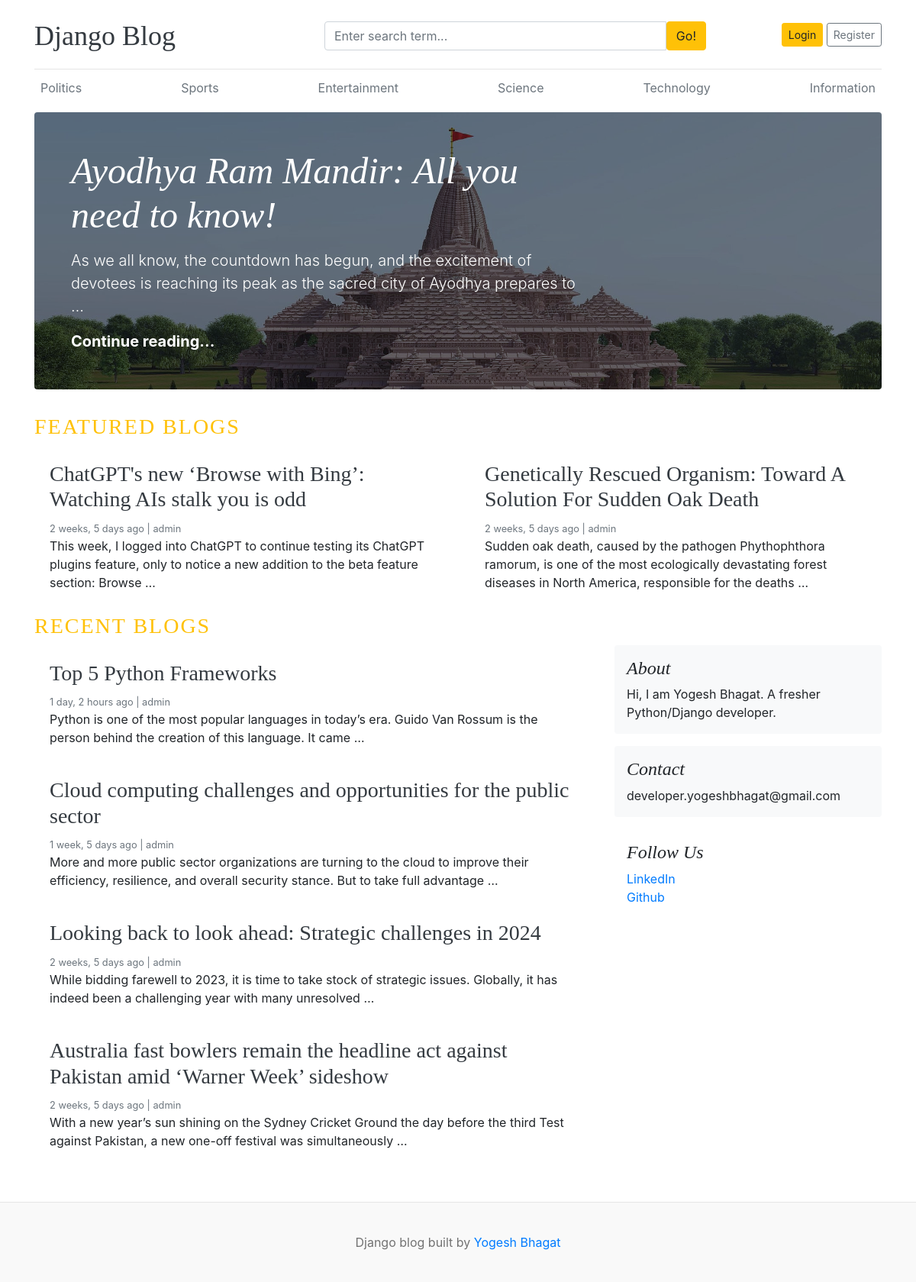
The page / on the database its author committed.
### blogs/models.py (models this page shows, shortened)
class Category(models.Model):
    category_name = models.CharField(max_length=50)
    created_at = models.DateTimeField(auto_now_add=True)
    updated_at = models.DateTimeField(auto_now = True)
    class Meta:
        verbose_name_plural = 'Categories'

class Blog(models.Model):
    title = models.CharField(max_length=100)
    slug = models.SlugField(max_length=150, unique=True, blank=True)
    category = models.ForeignKey(Category, on_delete=models.CASCADE)
    author = models.ForeignKey(User, on_delete=models.CASCADE)
    image = models.ImageField(upload_to='uploads/%Y/%m/%d')
    short_description = models.TextField(max_length=500)
    blog_body = models.TextField(max_length=5000)
    status = models.CharField(max_length=20, choices=STATUS_CHOICES, default='Draft')
    is_featured = models.BooleanField(default=False)
    created_at = models.DateTimeField(auto_now_add=True)
    updated_at = models.DateTimeField(auto_now=True)

### side_data/models.py (models this page shows, shortened)
class OtherInfo(models.Model):
    title = models.CharField(max_length=100)
    description = models.TextField(max_length=1000)
    created_at = models.DateTimeField(auto_now_add=True)
    updated_at = models.DateTimeField(auto_now=True)

class SocialLink(models.Model):
    title = models.CharField(max_length=100)
    link = models.URLField()
    created_at = models.DateTimeField(auto_now_add=True)
    updated_at = models.DateTimeField(auto_now=True)

### blog_main/views.py (the view)
# urls.py: path('', views.home, name='home'),
def home(request):
    categories = Category.objects.all()
    featured_blogs = Blog.objects.filter(is_featured=True, status='Published').order_by('-created_at')
    recent_blogs = Blog.objects.filter(is_featured=False, status='Published').order_by('-created_at')
    other_info = OtherInfo.objects.all()
    context = {
        'categories' : categories,
        'featured_blogs' : featured_blogs,
        'recent_blogs' : recent_blogs,
        'other_info' : other_info,
    }
    return render(request, 'home.html', context)

### blogs/context_processors.py (called while the page is built)
def get_categories(request):
    categories = Category.objects.all()
    return dict(categories=categories)

def get_social_links(request):
    social_links = SocialLink.objects.all()
    return dict(social_links=social_links)

### templates/home.html
{% extends 'base.html' %}
{% block content %}
{% for featured_blog in featured_blogs %}
  {% if forloop.first %}
  <div class="jumbotron p-3 p-md-5 text-white rounded bg-dark" style="background-image: url( {{featured_blog.image.url}} );background-blend-mode: overlay;background-size:cover;">
      <div class="col-md-8 px-0">
        <h1 class="display-4 font-italic">{{featured_blog.title}}</h1>
        <p class="lead my-3">{{featured_blog.short_description | truncatewords:25}}</p>
        <p class="lead mb-0"><a href="{% url 'single_blog' featured_blog.slug %}" class="text-white font-weight-bold">Continue reading...</a></p>
      </div>
  </div>
  {% endif %}
{% endfor %}
<h3 class="text-uppercase text-warning" style="letter-spacing: 2px;" >Featured Blogs</h3>
  <div class="row mb-2">
    {% for featured_blog in featured_blogs %}
    {% if not forloop.first %}
      <div class="col-md-6">
        <div class="card border-0" >
          <div class="card-body">
            <h3> <a href="{% url 'single_blog' featured_blog.slug %}" class="text-dark">{{featured_blog.title}}</a> </h3>
            <small class="mb-1 text-muted">{{featured_blog.created_at | timesince}} ago | {{featured_blog.author}}</small>
            <p class="card-text">{{featured_blog.short_description | truncatewords:25}}</p>
          </div>
        </div>
      </div>
    {% endif %}
    {% endfor %}
  </div>
<h3 class="text-uppercase text-warning" style="letter-spacing: 2px;" >Recent Blogs</h3>
  <main role="main" class="container p-0">
    <div class="row">
      <div class="col-md-8 blog-main">
        {% for recent_blog in recent_blogs %}
          <div class="card border-0" >
            <div class="card-body">
              <h3> <a href="{% url 'single_blog' recent_blog.slug %}" class="text-dark">{{recent_blog.title}}</a></h3>
              <small class="mb-1 text-muted">{{recent_blog.created_at | timesince}} ago | {{recent_blog.author}}</small>
              <p class="card-text">{{recent_blog.short_description | truncatewords:25}}</p>
            </div>
          </div>
        {% endfor %}
      </div>
      <aside class="col-md-4 blog-sidebar">
      {% for info in other_info %}
        <div class="p-3 mb-3 bg-light rounded">
          <h4 class="font-italic">{{ info.title }}</h4>
          <p class="mb-0"> {{ info.description }} </p>
        </div>
      {% endfor %}
      {% if social_links %}
        <div class="p-3">
          <h4 class="font-italic">Follow Us</h4>
          <ol class="list-unstyled">
          {% for social_link in social_links %}
            <li><a href="{{social_link.link}}" target="_blank">{{social_link.title}}</a></li>
          {% endfor %}
          </ol>
        </div>
      {% endif %}
      </aside>
    </div>
  </main>
</div>
{% endblock %}

### templates/base.html (shortened to what this page needs)
{% load static %}
<!DOCTYPE html>
<html lang="en">
<head>
    <link href="https://getbootstrap.com/docs/4.0/dist/css/bootstrap.min.css" rel="stylesheet">
    <link rel="stylesheet" href="https://cdnjs.cloudflare.com/ajax/libs/font-awesome/4.7.0/css/font-awesome.min.css">
    <link href="{% static 'css/blog.css' %}" rel="stylesheet">
  </head>
<body>
    <div class="container">
      <header class="blog-header py-3">
        <div class="row flex-nowrap justify-content-between align-items-center">
          <div class="col-4 pt-1">
            <a class="blog-header-logo text-dark" href="/">Django Blog</a>
          </div>
          <div class="col-4 pt-1">
            <form action="{% url 'search' %}" method="GET">
              <div class="input-group">
                <input class="form-control" type="text" name="keyword" value="{{keyword}}" placeholder="Enter search term..." aria-label="Enter search term..." aria-describedby="button-search" />
                <button type="submit" class="btn btn-warning" id="button-search" type="button">Go!</button>
            </div>
            </form>
          </div>
          <div class="col-4 d-flex justify-content-end align-items-center">
            {% if not user.is_authenticated %}
            <a class="btn btn-sm btn-warning" href="{% url 'login' %}">Login</a> &nbsp;
            <a class="btn btn-sm btn-outline-secondary" href="{% url 'register' %}">Register</a>
            {% else %}
            {% if perms.blogs.change_blog %}
            <a href="{% url 'dashboard' %}" class="btn btn-warning">Dashboard</a>
            &emsp;
            {% endif %}
            <a href="{% url 'logout' %}" class="btn btn-warning">Logout</a>
            {% endif %}
          </div>
        </div>
      </header>
      <div class="nav-scroller py-1 mb-2">
        <nav class="nav d-flex justify-content-between">
          {% for category in categories %}
          <a class="p-2 text-muted" href="{%url 'blogs_by_category' category.id%}">{{category.category_name}}</a>
          {% endfor %}
        </nav>
      </div>
{% block content %}
{% endblock %}
<br><br>
<footer class="blog-footer">
  <p>Django blog built  by <a href="#">Yogesh Bhagat</a></p>
</footer>
</body>
</html>

### blog_main/static/css/blog.css (style rules this page uses)
.blog-header { border-bottom: 1px solid #e5e5e5; }
.blog-header-logo { font-family: "Playfair Display", Georgia, "Times New Roman", serif; font-size: 2.25rem; }
h1, h2, h3, h4, h5, h6 { font-family: "Playfair Display", Georgia, "Times New Roman", serif; }
.display-4 { font-size: 2.5rem; }
@media (min-width: 768px) { .display-4 { font-size: 3rem; } }
.blog-footer { padding: 2.5rem 0; color: #727272; text-align: center; background-color: #f9f9f9; border-top: .05rem solid #e5e5e5; }
.blog-footer p:last-child { margin-bottom: 0; }

### templates/base.html (style rules this page uses)
@media (min-width: 768px) { form { width: 500px; } }

### rows shown on the page
Category: category_name "Politics"
Category: category_name "Sports"
Category: category_name "Entertainment"
Category: category_name "Science"
Category: category_name "Technology"
Category: category_name "Information"
Blog: image (picture), title "Ayodhya Ram Mandir: All you need to know!", short_description "As we all know, the countdown has begun, and the excitement of devotees is reaching its peak as the sacred city of Ayodhya prepares to …"
Blog: title "ChatGPT's new ‘Browse with Bing’: Watching AIs stalk you is odd", created_at "2 weeks, 5 days", author "admin", short_description "This week, I logged into ChatGPT to continue testing its ChatGPT plugins feature, only to notice a new addition to the beta feature section: Browse …"
Blog: title "Genetically Rescued Organism: Toward A Solution For Sudden Oak Death", created_at "2 weeks, 5 days", author "admin", short_description "Sudden oak death, caused by the pathogen Phythophthora ramorum, is one of the most ecologically devastating forest diseases in North America, responsible for the deaths …"
Blog: title "Top 5 Python Frameworks", created_at "1 day, 2 hours", author "admin", short_description "Python is one of the most popular languages in today’s era. Guido Van Rossum is the person behind the creation of this language. It came …"
Blog: title "Cloud computing challenges and opportunities for the public sector", created_at "1 week, 5 days", author "admin", short_description "More and more public sector organizations are turning to the cloud to improve their efficiency, resilience, and overall security stance. But to take full advantage …"
Blog: title "Looking back to look ahead: Strategic challenges in 2024", created_at "2 weeks, 5 days", author "admin", short_description "While bidding farewell to 2023, it is time to take stock of strategic issues. Globally, it has indeed been a challenging year with many unresolved …"
Blog: title "Australia fast bowlers remain the headline act against Pakistan amid ‘Warner Week’ sideshow", created_at "2 weeks, 5 days", author "admin", short_description "With a new year’s sun shining on the Sydney Cricket Ground the day before the third Test against Pakistan, a new one-off festival was simultaneously …"
OtherInfo: title "About", description "Hi, I am Yogesh Bhagat. A fresher Python/Django developer."
OtherInfo: title "Contact", description "developer.yogeshbhagat@gmail.com"
SocialLink: title "LinkedIn"
SocialLink: title "Github"
